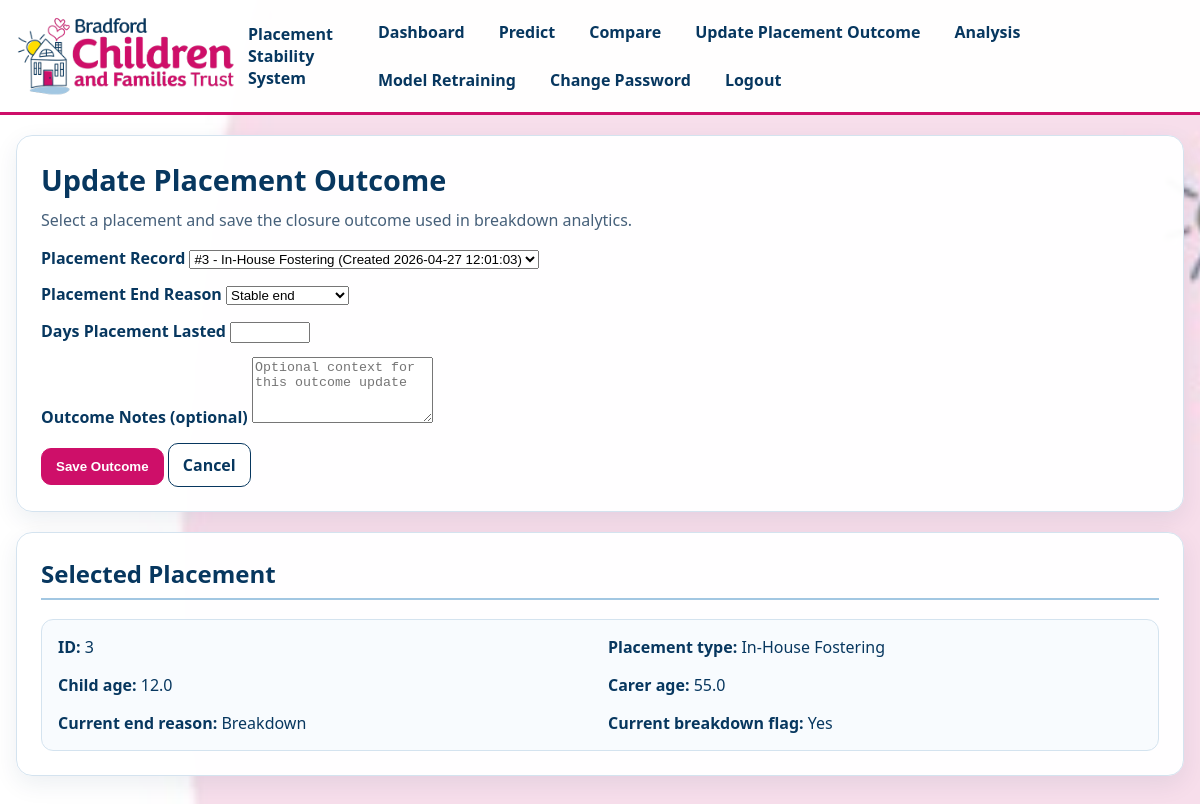
/placement-outcome (signed in), run on the app's committed database.
### tables this page shows
CREATE TABLE placements (
        id INTEGER PRIMARY KEY AUTOINCREMENT,
        child_age REAL,
        child_gender TEXT,
        child_ethnicity TEXT,
        carer_age REAL,
        carer_gender TEXT,
        carer_ethnicity TEXT,
        placement_type TEXT,
        placement_duration INTEGER,
        breakdown_occurred INTEGER DEFAULT 0,
        uploaded_by INTEGER,
        created_at TIMESTAMP DEFAULT CURRENT_TIMESTAMP, child_prior_placements INTEGER DEFAULT 0, returning_child INTEGER DEFAULT 0, missing_episodes INTEGER DEFAULT 0, sibling_group_size INTEGER DEFAULT 0, placed_with_siblings INTEGER DEFAULT 0, placement_start_date TEXT, move_date TEXT, move_reason TEXT, distance_from_home REAL, eh_involvement INTEGER DEFAULT 0, yot_involvement INTEGER DEFAULT 0, placement_sequence_number INTEGER DEFAULT 1, placement_end_reason TEXT, breakdown_flag INTEGER DEFAULT 0, days_placement_lasted INTEGER, outcome_notes TEXT,
        FOREIGN KEY (uploaded_by) REFERENCES users (id)
    );

### app/routes.py (the view, shortened to what this page needs)
@app.route('/placement-outcome', methods=['GET', 'POST'])
@permission_required('update_placement_outcome')
def update_placement_outcome():
    uploaded_by = None if has_permission(current_user.role, 'view_all_placements') else current_user.id
    placements = get_recent_placements(connection, limit=500, uploaded_by=uploaded_by)
    form = PlacementOutcomeForm()
    form.placement_id.choices = [
        (int(row['id']), f"#{row['id']} - {row['placement_type']} (Created {row['created_at']})")
        for row in placements
    ]
    if not form.placement_id.choices:
        flash('No placement records are available to update.', 'warning')
        return redirect(url_for('app.staff_dashboard'))
    selectable_ids = {choice[0] for choice in form.placement_id.choices}
    requested_id = request.args.get('placement_id', type=int)
    if request.method == 'GET':
        if requested_id in selectable_ids:
            form.placement_id.data = requested_id
        elif not form.placement_id.data:
            form.placement_id.data = form.placement_id.choices[0][0]
    selected_placement = get_placement_by_id(connection, form.placement_id.data, uploaded_by=uploaded_by)
    return render_template(
        'placement_outcome_update.html',
        form=form,
        selected_placement=selected_placement,
    )

### app/forms.py
class PlacementOutcomeForm(FlaskForm):
    placement_id = SelectField('Placement Record', coerce=int, validators=[DataRequired()])
    placement_end_reason = SelectField('Placement End Reason', choices=PLACEMENT_END_REASON_CHOICES, validators=[DataRequired()])
    days_placement_lasted = IntegerField(
        'Days Placement Lasted',
        validators=[InputRequired(), NumberRange(min=1, max=10000)],
        render_kw={'min': 1, 'max': 10000, 'step': 1},
    )
    outcome_notes = TextAreaField('Outcome Notes (optional)', validators=[Optional(), Length(max=1000)])
    submit = SubmitField('Save Placement Outcome')

### app/models.py (called while the page is built)
def create_connection(path):
    connection = None
    try:
        connection = sqlite3.connect(path, check_same_thread=False)
        connection.row_factory = sqlite3.Row  # Enable dict-like access
        print("Connection to SQLite DB successful")
    except Error as e:
        print(f"The error '{e}' occurred")
    return connection

def get_user_by_id(connection, user_id):
    query = "SELECT * FROM users WHERE id = ?"
    cursor = connection.cursor()
    cursor.execute(query, (user_id,))
    row = cursor.fetchone()
    if row:
        return User(
            row['id'],
            row['username'],
            row['email'],
            row['role'],
            row['is_active'],
            row['must_reset_password']
        )
    return None

def get_placement_by_id(connection, placement_id, uploaded_by=None):
    query = "SELECT * FROM placements WHERE id = ?"
    params = [placement_id]
    if uploaded_by is not None:
        query += " AND uploaded_by = ?"
        params.append(uploaded_by)
    cursor = connection.cursor()
    cursor.execute(query, tuple(params))
    return cursor.fetchone()

def get_recent_placements(connection, limit=10, uploaded_by=None):
    query = "SELECT * FROM placements"
    params = []
    if uploaded_by is not None:
        query += " WHERE uploaded_by = ?"
        params.append(uploaded_by)
    query += " ORDER BY created_at DESC LIMIT ?"
    params.append(limit)
    cursor = connection.cursor()
    cursor.execute(query, tuple(params))
    return cursor.fetchall()

### app/permissions.py (called while the page is built)
def has_permission(role, permission):
    normalized_role = normalize_role(role)
    return normalized_role in PERMISSIONS.get(permission, set())

### app/routes.py (called while the page is built, shortened)
@app.before_app_request
def enforce_temporary_password_reset():
    if not current_user.is_authenticated or not getattr(current_user, 'must_reset_password', False):
        return None

### templates/placement_outcome_update.html (shortened to what this page needs)
{% extends "base.html" %}
{% block extra_head %}
    <link rel="stylesheet" href="{{ url_for('static', filename='css/dashboard.css') }}">
{% endblock %}
{% block content %}
    <section class="panel">
        <h1>Update Placement Outcome</h1>
        <p class="muted">Select a placement and save the closure outcome used in breakdown analytics.</p>
        <form method="POST" action="{{ url_for('app.update_placement_outcome') }}">
            <div style="margin-bottom: 0.9rem;">
                <label for="placement_id"><strong>{{ form.placement_id.label.text }}</strong></label>
                {{ form.placement_id(id='placement_id') }}
            </div>
            <div style="margin-bottom: 0.9rem;">
                <label for="placement_end_reason"><strong>{{ form.placement_end_reason.label.text }}</strong></label>
                {{ form.placement_end_reason(id='placement_end_reason') }}
            </div>
            <div style="margin-bottom: 0.9rem;">
                <label for="days_placement_lasted"><strong>{{ form.days_placement_lasted.label.text }}</strong></label>
                {{ form.days_placement_lasted(id='days_placement_lasted') }}
            </div>
            <div style="margin-bottom: 0.9rem;">
                <label for="outcome_notes"><strong>{{ form.outcome_notes.label.text }}</strong></label>
                {{ form.outcome_notes(id='outcome_notes', rows='4', placeholder='Optional context for this outcome update') }}
            </div>
            <button class="btn btn-primary" type="submit">Save Outcome</button>
            <a class="btn" href="{{ url_for('app.staff_dashboard') }}">Cancel</a>
        </form>
    </section>
    {% if selected_placement %}
        <section class="panel">
            <h2 class="section-heading">Selected Placement</h2>
            <div class="grid-two summary-grid">
                <div><strong>ID:</strong> {{ selected_placement.id }}</div>
                <div><strong>Placement type:</strong> {{ selected_placement.placement_type }}</div>
                <div><strong>Child age:</strong> {{ selected_placement.child_age }}</div>
                <div><strong>Carer age:</strong> {{ selected_placement.carer_age }}</div>
                <div><strong>Current end reason:</strong> {{ selected_placement.placement_end_reason or 'Not set' }}</div>
                <div><strong>Current breakdown flag:</strong> {{ 'Yes' if (selected_placement.breakdown_flag or selected_placement.breakdown_occurred) else 'No' }}</div>
            </div>
        </section>
    {% endif %}
{% endblock %}

### app/static/css/styles.css (style rules this page uses)
:root { --bcft-white: #ffffff; --bcft-pink-bg: #f7dbe9; --bcft-primary: #07375f; --bcft-secondary: #ce0f69; --bcft-yellow: #ffdd00; --bcft-light-blue: #a2c7e2; --bcft-border: #d4e3ef; --text-muted: #46607a; }
* { box-sizing: border-box; }
body { margin: 0; font-family: "Segoe UI", Tahoma, Geneva, Verdana, sans-serif; color: var(--bcft-primary); background: var(--bcft-white); }
.panel { background: rgba(255, 255, 255, 0.97); border: 1px solid var(--bcft-border); border-radius: 16px; box-shadow: 0 8px 24px rgba(7, 55, 95, 0.08); padding: 24px; margin-bottom: 20px; }
h1 { margin: 0 0 10px; font-size: 1.8rem; }
.section-heading { margin-top: 0; border-bottom: 2px solid var(--bcft-light-blue); padding-bottom: 8px; }
.muted { color: var(--text-muted); margin-top: 0; }
.grid-two { display: grid; grid-template-columns: repeat(2, minmax(0, 1fr)); gap: 16px; }
.summary-grid { background: #f8fbfe; border: 1px solid var(--bcft-border); border-radius: 12px; padding: 16px; }
.btn { display: inline-block; background: var(--bcft-white); color: var(--bcft-primary); border: 1px solid var(--bcft-primary); border-radius: 10px; padding: 10px 14px; text-decoration: none; font-weight: 600; cursor: pointer; }
.btn-primary { background: var(--bcft-secondary); border-color: var(--bcft-secondary); color: var(--bcft-white); }

### data on the page
placements: id "3", placement_type "In-House Fostering", child_age "12.0", carer_age "55.0", placement_end_reason "Breakdown", breakdown_flag "Yes"
